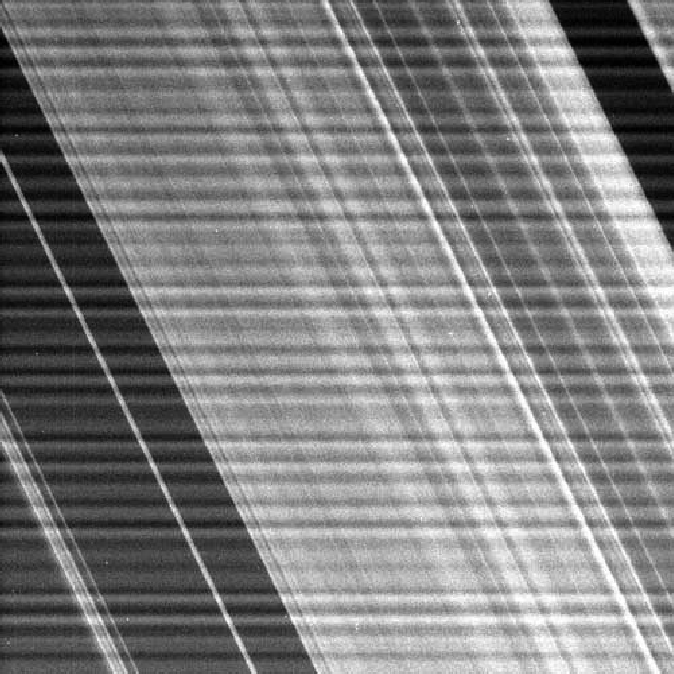
#> input picture 图像处理与可视化/Homework/数字图像处理 05/P2/DIP Fig 04.65(a)(cassini).tif, 674 x 674 px; its folder holds 8 pictures in this run
$ python 'HW05 Problem2.py'
#> lines starting #> are read from the running program, lines starting #| are printed output that depends on the picture; after the words box and inside, x2 and y2 are one past the last pixel; in counts of white or black regions, pixels touching at a corner belong together
#> further down, img is the input picture: PIL image 674x674 L; min 0, max 255, mean 127.9
import numpy as np
from PIL import Image
import matplotlib.pyplot as plt
import itertools

def frequency_domain_center_detection(image, image_name, min_distance=25):
    # Plotting setup: Create a 2x2 grid of subplots
#> called with image_name = 'DIP Fig 04.65(a)(cassini)', min_distance = 25
    fig, axs = plt.subplots(2, 2, figsize=(20, 10))

    # Display the original image in the first subplot
    M, N = image.shape
#> M = 674; N = 674
    axs[0, 0].imshow(image, cmap="gray")
    axs[0, 0].set_title(f"Original Image - size: {M}x{N}")

    # Step 1: Apply Fourier transform centering by multiplying with (-1)^(x+y)
    # This shifts the zero-frequency component to the center
    centered_image = image * np.fromfunction(lambda x, y: (-1)**(x + y), (M, N))
    axs[0, 1].imshow(np.clip(centered_image, 0, 255).astype(np.uint8), cmap="gray")
    axs[0, 1].set_title(f"Centered Image - Center: ({N // 2},{M // 2})")

    # Step 2: Perform 2D Fourier Transform on the centered image to obtain the frequency spectrum
    F_uv = np.fft.fft2(centered_image)
    display_spectrum = np.log(1 + np.abs(F_uv))  # Apply log scaling to visualize the spectrum better
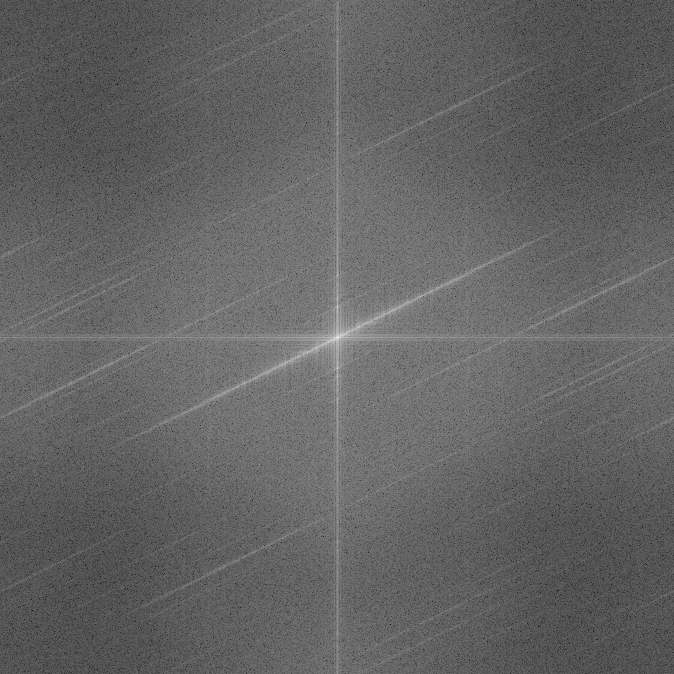
#> display_spectrum: shape (674, 674) float64; min 1.49, max 17.88, mean 7.9; drawn with min black and max white
    axs[1, 0].imshow(display_spectrum, cmap="gray")
    axs[1, 0].set_title("Original Spectrum")

    # Step 3: Calculate the mean and standard deviation of the spectrum to identify bright spots
    mean_val = np.mean(display_spectrum)
#> mean_val = 7.9
    std_val = np.std(display_spectrum)
#> std_val = 1.07
    threshold = mean_val + 2 * std_val  # Set threshold for identifying bright spots (based on mean and std)
#> threshold = 10.03

    # Get coordinates of bright spots where the spectrum exceeds the threshold
    bright_spots = np.argwhere(display_spectrum > threshold)
#> bright_spots = 8724 pairs, first value 1 to 673, second value 0 to 673
    highlight_spectrum = np.ones_like(display_spectrum) * 255  # Start with a white background
    for i, (x, y) in enumerate(bright_spots):
        distance_from_center = np.sqrt((x - M // 2)**2 + (y - N // 2)**2)
        if distance_from_center > min_distance:
            highlight_spectrum[x, y] = 0  # Mark bright spots in black
#> this loop made 8724 passes
#> (x, y, distance_from_center) on passes 1 to 3: (1, 337, 336), (2, 337, 335), (3, 337, 334)
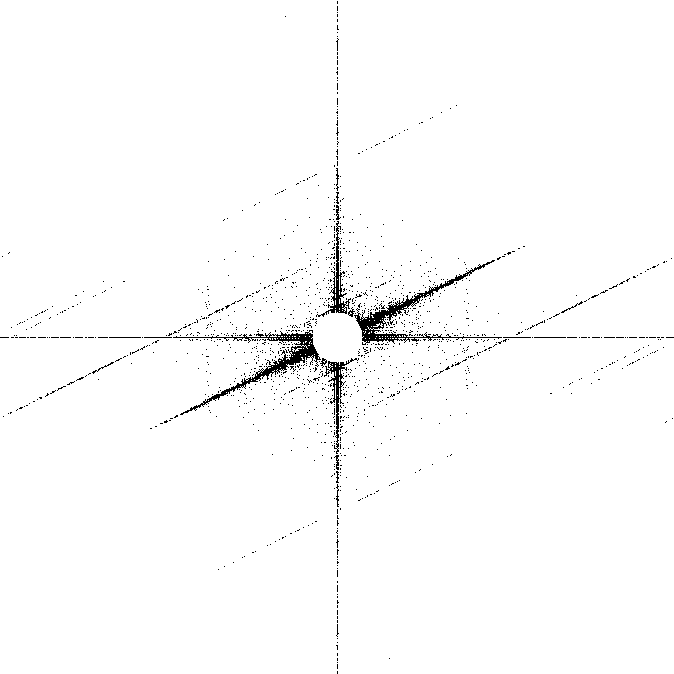
#> highlight_spectrum: shape (674, 674) float64; 98.4% white; black in thin lines or dots
    axs[1, 1].imshow(highlight_spectrum, cmap="gray")
    axs[1, 1].set_title("Highlighted Spectrum")

    # Save the figure containing all the images to a file
    save_path = f"frequency_domain_center_detection_{image_name}.png"
    plt.tight_layout()  # Adjust subplots for better layout
    plt.savefig(save_path)  # Save the figure
    plt.show()  # Display the plot

def frequency_domain_notch(image, centers, cutoffs, image_name, filter_types=[0], window_size=(5,5)):
    # Assert that filter_type is a list of integers, each greater than -2
#> called with image_name = 'DIP Fig 04.65(a)(cassini)', window_size = (31, 31)
    assert all(isinstance(filter_type, int) and filter_type >= -2 for filter_type in filter_types), \
        "All elements of filter_type must be integers greater than or equal to -2"

    # Plotting setup
    fig, axs = plt.subplots(2, 4, figsize=(20, 16))
    axs[0, 0].imshow(image, cmap="gray")
    axs[0, 0].set_title("Original Image")

    # Step 1: Multiply padded image by (-1)^(x+y) to center the Fourier transform
    M, N = image.shape
#> M = 674; N = 674
    centered_image = image * np.fromfunction(lambda x, y: (-1)**(x + y), (M, N))

    # Display centered image
    axs[0, 1].imshow(np.clip(centered_image, 0, 255).astype(np.uint8), cmap="gray")
    axs[0, 1].set_title(f"Centered Image - Center: ({N // 2},{M // 2})")

    # Step 2: Compute the 2D Fourier Transform of the centered image
    G_uv = np.fft.fft2(centered_image)

    # Display original spectrum
    axs[0, 2].imshow(np.log(1 + np.abs(G_uv)), cmap="gray")
    axs[0, 2].set_title("Original Spectrum")

    # Step 3: Create the notch filter with multiple notch centers
    u, v = np.meshgrid(np.arange(0, M), np.arange(0, N), indexing='ij')

    # Initialize the combined notch filter with ones (multiplicative identity for filters)
    H_uv = np.ones((M, N))

    # Loop over each "filter_type" to construct the filter
    for i, filter_type in enumerate(filter_types):
        for center, cutoff in zip(centers[i], cutoffs[i]):
            if filter_type == -2:  # Line filter (horizontal or vertical)
                if center[3] == 0:  # Horizontal line
                    y_val = center[0]  # Fixed y-value for the horizontal line
                    x_start, x_end = np.clip(center[1], 0, N), np.clip(center[2], 0, N-1)
                    mask_x_range = np.arange(x_start, x_end + 1)
                    mask_y_range = np.arange(np.clip(y_val - cutoff, 0, M), np.clip(y_val + cutoff, 0, M-1) + 1)
                    mask = list(itertools.product(mask_y_range, mask_x_range))
                    mask += [(M - i - 1, N - j - 1) for i, j in mask]

                    # Convert to numpy arrays for vectorized assignment
                    mask_y, mask_x = zip(*mask)
                    mask_y, mask_x = np.array(mask_y), np.array(mask_x)
                    H_uv[mask_y, mask_x] = 0

                else:  # Vertical line
                    x_val = center[0]  # Fixed x-value for the vertical line
                    y_start, y_end = np.clip(center[1], 0, M), np.clip(center[2], 0, M-1)
                    mask_y_range = np.arange(y_start, y_end + 1)
                    mask_x_range = np.arange(np.clip(x_val - cutoff, 0, N), np.clip(x_val + cutoff, 0, N-1) + 1)
                    mask = list(itertools.product(mask_y_range, mask_x_range))
                    mask += [(M - i - 1, N - j - 1) for i, j in mask]

                    # Convert to numpy arrays for vectorized assignment
                    mask_y, mask_x = zip(*mask)
                    mask_y, mask_x = np.array(mask_y), np.array(mask_x)
                    H_uv[mask_y, mask_x] = 0

            else:
                # Calculate the distances from notch centers
                D1 = np.sqrt((u - center[1])**2 + (v - center[0])**2)
                D2 = np.sqrt((u - (M - center[1]))**2 + (v - (N - center[0]))**2)

                if filter_type == -1:  # Ideal filter
                    H_uv[D1 <= cutoff] = 0
                    H_uv[D2 <= cutoff] = 0

                elif filter_type == 0:  # Gaussian filter
                    H_k = (1 - np.exp(-D1**2 / (2 * cutoff**2))) * (1 - np.exp(-D2**2 / (2 * cutoff**2)))
                    H_uv *= H_k

                else:  # Butterworth filter (ft now acts as the parameter "n")
                    n = filter_type
                    H_k = (1 - 1 / (1 + (D1 / cutoff)**(2 * n))) * (1 - 1 / (1 + (D2 / cutoff)**(2 * n)))
                    H_uv *= H_k
#> H_uv: shape (674, 674) float64; values 0 (black) and 1 (white), 98.4% white; 2 black regions, box (x1, y1, x2, y2) and area: (332, 0, 343, 328) 3608, (331, 346, 342, 674) 3608

    # Norch Band Resist filter to Norch Band Pass filter
    H_uv = np.ones_like(H_uv) - H_uv

    # Display combined notch filter
    axs[0, 3].imshow(H_uv, cmap="gray")
    axs[0, 3].set_title("Notch Filter")

    # Step 4: Apply the filter in the frequency domain to extract noise spectrum
    noise_uv = H_uv * G_uv

    # Display filtered spectrum
    axs[1, 0].imshow(np.log(1 + np.abs(noise_uv)), cmap="gray")
    axs[1, 0].set_title("Noise Spectrum")

    # Step 5: Compute the inverse Fourier Transform and remove centering shift
    noise = np.fft.ifft2(noise_uv)
    noise = np.real(noise) * np.fromfunction(lambda x, y: (-1)**(x + y), (M, N))
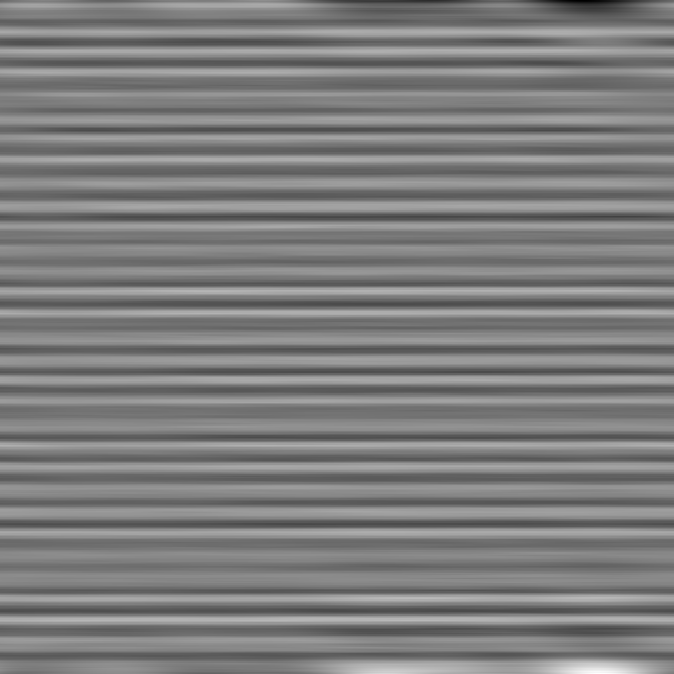
#> noise: shape (674, 674) float64; min -101.8, max 104.6, mean 0; drawn with min black and max white

    # Display noise pattern
    axs[1, 1].imshow(np.clip(noise, 0, 255).astype(np.uint8), cmap="gray")
    axs[1, 1].set_title("Noise pattern")

    # Step 6: Compute the weight function
    w = compute_weight_function(image, noise, window_size=window_size)
    weighted_noise = w * noise

    # Display weighted noise pattern
    axs[1, 2].imshow(np.clip(weighted_noise, 0, 255).astype(np.uint8), cmap="gray")
    axs[1, 2].set_title("Weighted Noise pattern")

    # Step 7: The final image
    f = np.clip(image - weighted_noise, 0, 255).astype(np.uint8)

    # Display the final image
    axs[1, 3].imshow(f, cmap="gray")
    axs[1, 3].set_title("The final image")

    # Save the figure containing all the images
    save_path = f"frequency_domain_notch_{image_name}.png"
    plt.tight_layout()
    plt.savefig(save_path)
    plt.show()

    # Save the final filtered image
    final_image_path = f"final_filtered_image_notch_{image_name}.tif"
    Image.fromarray(f).save(final_image_path, format="TIFF")

    return f

def compute_weight_function(g, eta, window_size=(5, 5)):
    """
    Compute the weight function w(x, y) that minimizes the variance of the filtered image.

    The weight function is calculated by analyzing the correlation between the noisy image (g) and the noise pattern (eta)
    within a local neighborhood of each pixel.

    :param g: The degraded image g(x, y), which contains both the original image and noise.
    :param eta: The additive noise pattern eta(x, y), which has been obtained after filtering.
    :param window_size: The height and width of the local neighborhood (should be two odd integers).
    :return: The weight function w(x, y), which will be used to filter the image and minimize the noise.
    """
#> called with window_size = (31, 31)
    # Create an empty array for the weight function w
    w = np.ones_like(g).astype(np.float64)
    M, N = g.shape
#> M = 674; N = 674
    radius_x = window_size[0] // 2
    radius_y = window_size[1] // 2

    # Iterate over each pixel in the image
    for x in range(radius_x, M-radius_x):
        for y in range(radius_y, N-radius_y):

            g_window = g[x-radius_x:x+radius_x+1, y-radius_y:y+radius_y+1]
            eta_window = eta[x-radius_x:x+radius_x+1, y-radius_y:y+radius_y+1]

            # Calculate the means
            bar_g = np.mean(g_window)
            bar_eta = np.mean(eta_window)
            bar_eta2 = np.mean(eta_window * eta_window)
            bar_g_eta = np.mean(g_window * eta_window)
            w[x, y] = (bar_g_eta - bar_g * bar_eta) / (bar_eta2 - bar_eta * bar_eta + 1e-3)
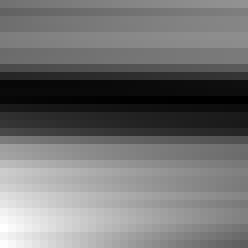
#> eta_window: shape (31, 31) float64 (shown 8 times larger); min -30.09, max 49.02, mean 5.2; drawn with min black and max white
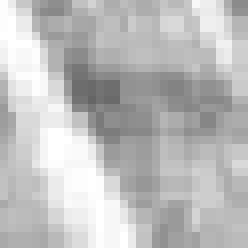
#> g_window: shape (31, 31) (shown 8 times larger); min 101, max 255, mean 188.9
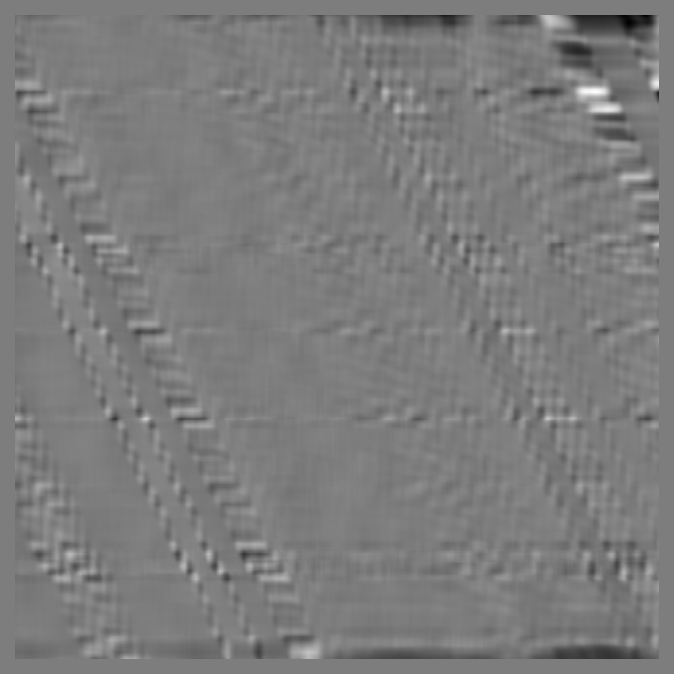
#> w: shape (674, 674) float64; min -0.274, max 2.31, mean 0.988; drawn with min black and max white

    return w

# Define filter type mappings
filter_type_dict = {
    "line filter": -2,
    "ideal filter": -1,
    "Gaussian filter": 0,
    "Butterworth filter (n=1)": 1,
    "Butterworth filter (n=2)": 2,
    "Butterworth filter (n=3)": 3,
    "Butterworth filter (n=4)": 4,
    "Butterworth filter (n=5)": 5,
    # Add more Butterworth filter orders if needed
}

if __name__ == "__main__":
    # Initialize the option to select which image and filter settings to load
    option = 4

    if option == 1:
        # Load 'shepp_logan.png' and set parameters specific to this image
        image_path = 'shepp_logan.png'
        image_name = 'shepp_logan'
        min_distance = 75  # Minimum distance between detected centers

        # Define x-coordinates for line filters
        centers_x = [413, 497, 531, 581, 612, 698]

        # Define two sets of y-coordinates for line filters
        centers_y1 = [17, 101, 132, 186, 218, 298]
        centers_y2 = [416, 498, 533, 615, 700]

        # Concatenate y-coordinates for general use in 2D product combinations
        centers_y = centers_y1 + centers_y2

        # Define horizontal line filters in each y-set with x bounds
        centers_1 = list(itertools.product(centers_y1, [[centers_x[0], centers_x[-1], 0]]))
        centers_1.extend(itertools.product(centers_y2, [[centers_x[0], centers_x[-1], 0]]))

        # Define vertical line filters in each x-set with y bounds
        centers_1.extend(itertools.product(centers_x, [[centers_y1[0], centers_y1[-1], 1]]))
        centers_1.extend(itertools.product(centers_x, [[centers_y2[0], centers_y2[-1], 1]]))

        # Flatten tuple list for centers to format (y, x_start, x_end, orientation)
        centers_1 = [(x, *y) for x, y in centers_1]
        cutoffs_1 = [5] * len(centers_1)  # Set a 20-pixel cutoff for all centers_1 entries

        # Retrieve the filter type code for line filter from dictionary
        filter_type_1 = filter_type_dict.get("line filter", -2)

        # Define circular filter centers across the full x and y sets
        centers_2 = list(itertools.product(centers_x, centers_y))
        cutoffs_2 = [10] * len(centers_2)  # Set 30-pixel cutoff for all centers_2 entries

        # Retrieve the filter type code for ideal filter from dictionary
        filter_type_2 = filter_type_dict.get("ideal filter", -1)

        # Group centers, cutoffs, and filter types for use in frequency domain function
        centers = [centers_1, centers_2]
        cutoffs = [cutoffs_1, cutoffs_2]
        filter_types = [filter_type_1, filter_type_2]

        # Set window size
        window_size = (9, 9)

    elif option == 2:
        # Load 'DIP Fig 04.64(a)(car_75DPI_Moire).tif' and set filter settings
        image_path = 'DIP Fig 04.64(a)(car_75DPI_Moire).tif'
        image_name = 'DIP Fig 04.64(a)(car_75DPI_Moire)'
        min_distance = 25  # Set minimum distance between detected centers

        # Define specific coordinates and cutoff values for Butterworth filters
        centers = [[[111, 81],
                    [113, 161],
                    [111, 39],
                    [113, 202]]]
        cutoffs = [[9, 9, 9, 9]]  # Cutoffs correspond to each center in centers

        # Use dictionary to get the filter type code for Butterworth (defaulting to 0)
        filter_types = [filter_type_dict.get("Butterworth filter (n=4)", 4)]

        # Set window size
        window_size = (9, 9)

    elif option == 3:
        # Load 'DIP Fig 04.65(a)(cassini).tif' and set line filter settings
        image_path = 'DIP Fig 05.20(a)(NASA_Mariner6_Mars).tif'
        image_name = 'DIP Fig 05.20(a)(NASA_Mariner6_Mars)'
        min_distance = 25  # Set minimum distance for center detection

        # Define two vertical line filters with specific x and y ranges
        centers = [[[453, 449],
                    [336, 446],
                    [250, 415],
                    [289, 254],
                    [338, 256],
                    [330, 233],
                    [377, 234],
                    [383, 257],
                    [427, 236],
                    [420, 214],
                    [372, 212],
                    [325, 211],
                    [276, 208],
                    [461, 17 ],
                    [291, 336],
                    [290, 294],
                    [276, 167],
                    [270, 146],
                    [320, 200]]]
        cutoffs = [[5] * len(centers[0])]
        filter_types = [filter_type_dict.get("Butterworth filter (n=4)", 4)]

        # Set window size
        window_size = (9, 9)

    else:
        # Load 'DIP Fig 04.65(a)(cassini).tif' and set line filter settings
        image_path = 'DIP Fig 04.65(a)(cassini).tif'
        image_name = 'DIP Fig 04.65(a)(cassini)'
        min_distance = 25  # Set minimum distance for center detection

        # Define two vertical line filters with specific x and y ranges
        centers = [[[337, 0, 327, 1]]]
        cutoffs = [[5] * len(centers)]  # Set 10-pixel cutoff for each center

        # Retrieve the filter type code for line filter from dictionary
        filter_types = [filter_type_dict.get("line filter", -2)]

        # Set window size
        window_size = (31, 31)

    # Load and convert the image to grayscale format
    img = Image.open(image_path).convert('L')
    image_array = np.array(img)  # Convert image to a numpy array for processing

    # Run the center detection function in frequency domain with specified distance
    frequency_domain_center_detection(image_array, image_name, min_distance)

    # Apply the frequency domain notch filtering with specified centers and cutoffs
    filter_image = frequency_domain_notch(image_array, centers, cutoffs, image_name, filter_types, window_size)
#> in frequency_domain_notch, `plt.savefig(save_path)`:
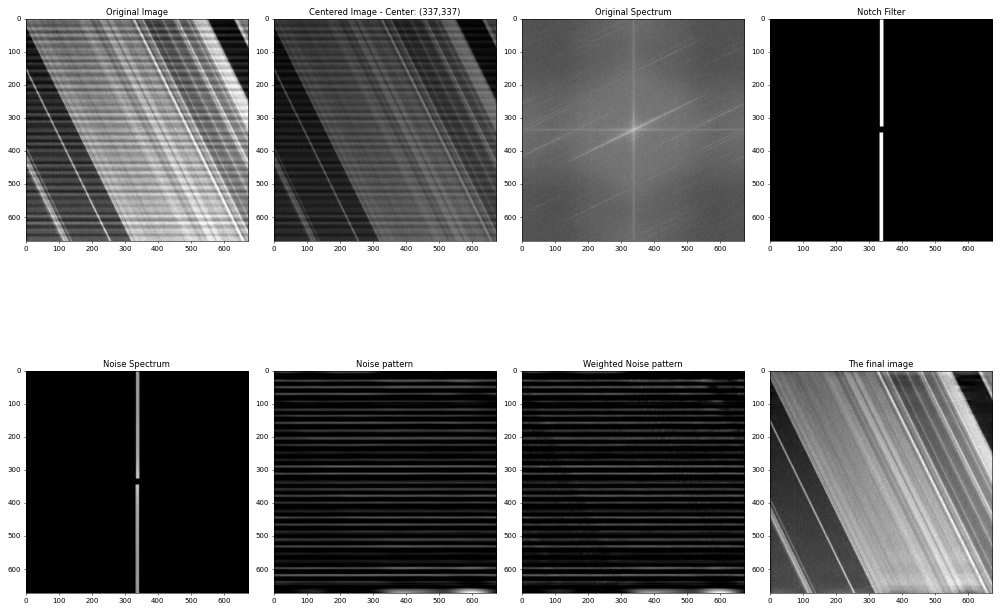
#> figure drawn by matplotlib, 8 panels
